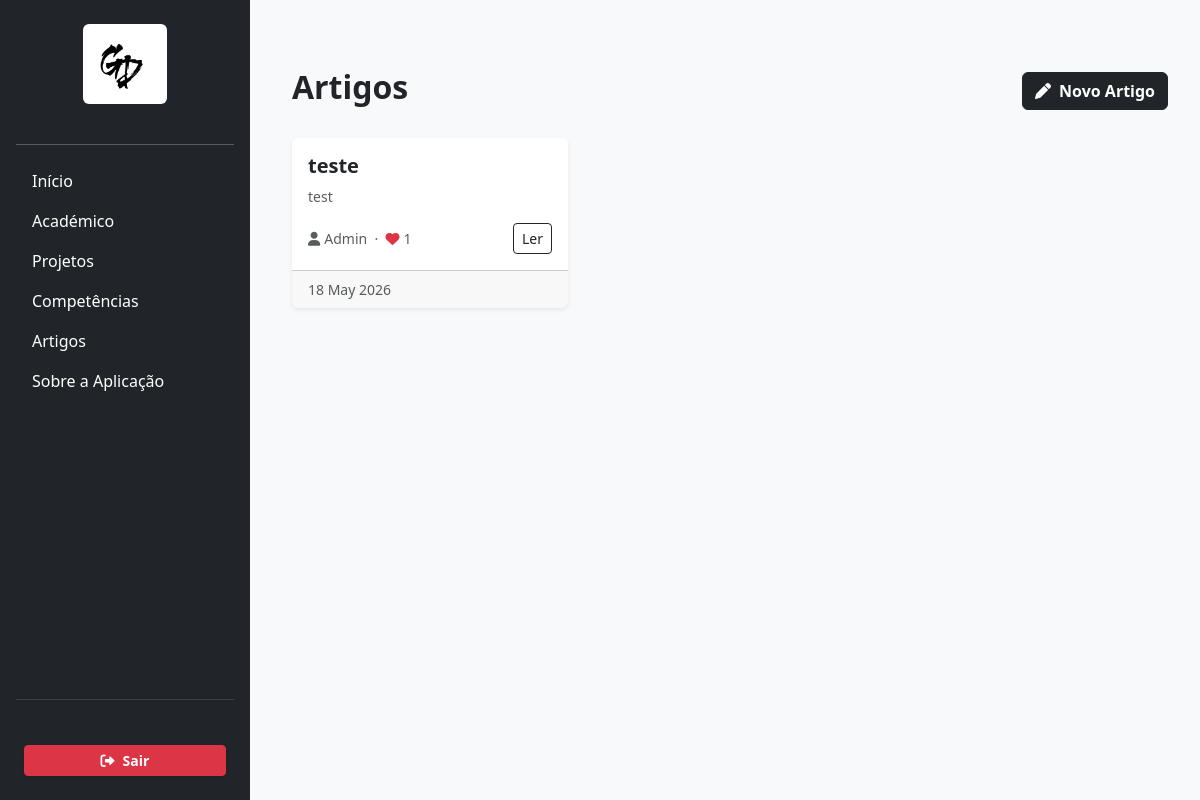
The page /artigos/ (signed in) on the database its author committed.
### artigos/models.py (models this page shows, shortened)
class Artigo(models.Model):
    titulo = models.CharField(max_length=200)
    texto = models.TextField()
    fotografia = models.ImageField(upload_to='artigos/', blank=True, null=True)
    link_externo = models.URLField(blank=True, null=True)
    data_criacao = models.DateTimeField(auto_now_add=True)
    autor = models.ForeignKey(User, on_delete=models.CASCADE, related_name='artigos')
    def total_likes(self):
        return self.likes.count()

### artigos/views.py (the view)
# urls.py: path('', views.lista_artigos, name='lista_artigos'),
def lista_artigos(request):
    artigos = Artigo.objects.all().order_by('-data_criacao')
    return render(request, 'artigos/lista.html', {'artigos': artigos})

### artigos/templates/artigos/lista.html (shortened to what this page needs)
{% extends 'portfolio/layout.html' %}
{% block content %}
<div class="container mt-5">
    <div class="d-flex justify-content-between align-items-center mb-4">
        <h2 class="fw-bold">Artigos</h2>
        {% if user.is_authenticated %}
            <a href="{% url 'criar_artigo' %}" class="btn btn-dark fw-bold">
                <i class="fa-solid fa-pen me-2"></i>Novo Artigo
            </a>
        {% endif %}
    </div>
    {% if artigos %}
        <div class="row g-4">
            {% for artigo in artigos %}
            <div class="col-md-6 col-lg-4">
                <div class="card h-100 shadow-sm border-0">
                    <div class="card-body d-flex flex-column">
                        <h5 class="card-title fw-bold">{{ artigo.titulo }}</h5>
                        <p class="card-text text-muted small">{{ artigo.texto|truncatewords:20 }}</p>
                        <div class="mt-auto d-flex justify-content-between align-items-center">
                            <small class="text-muted">
                                <i class="fa-solid fa-user me-1"></i>{{ artigo.autor.username }}
                                &nbsp;·&nbsp;
                                <i class="fa-solid fa-heart me-1 text-danger"></i>{{ artigo.total_likes }}
                            </small>
                            <a href="{% url 'detalhe_artigo' artigo.id %}" class="btn btn-sm btn-outline-dark">Ler</a>
                        </div>
                    </div>
                    <div class="card-footer text-muted small">
                        {{ artigo.data_criacao|date:"d M Y" }}
                    </div>
                </div>
            </div>
            {% endfor %}
        </div>
    {% else %}
        <p class="text-muted">Ainda não há artigos publicados.</p>
    {% endif %}
</div>
{% endblock %}

### portfolio/templates/portfolio/layout.html (style rules this page uses)
body { background-color: #f8f9fa; }

### rows shown on the page
Artigo: titulo "teste", texto "test", autor.username "Admin", total_likes "1", data_criacao "18 May 2026"
